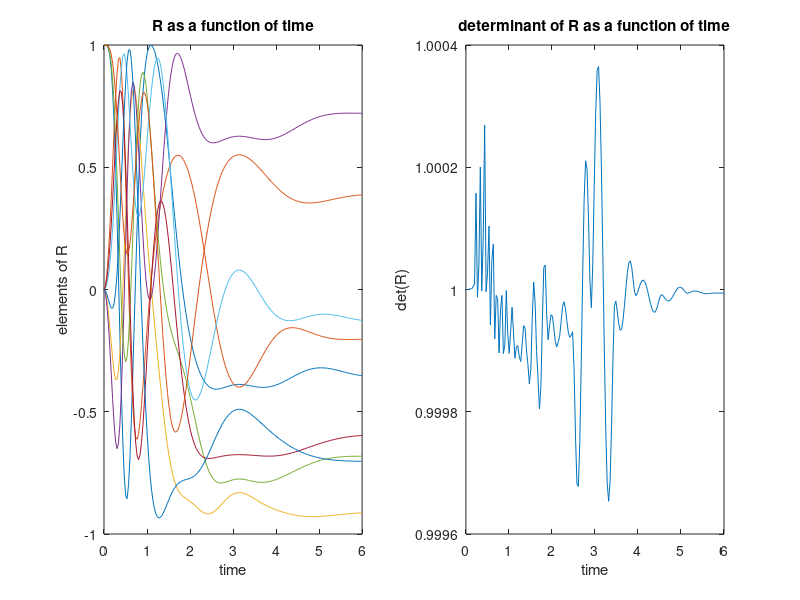
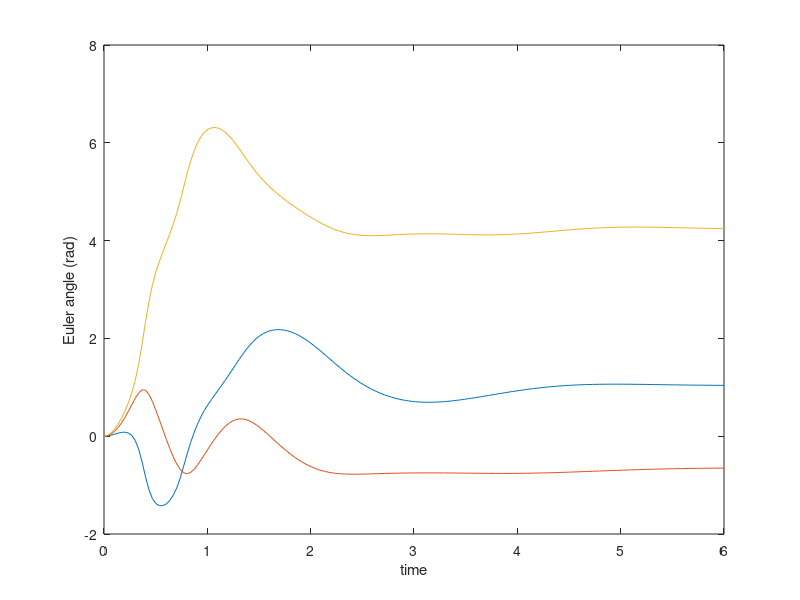
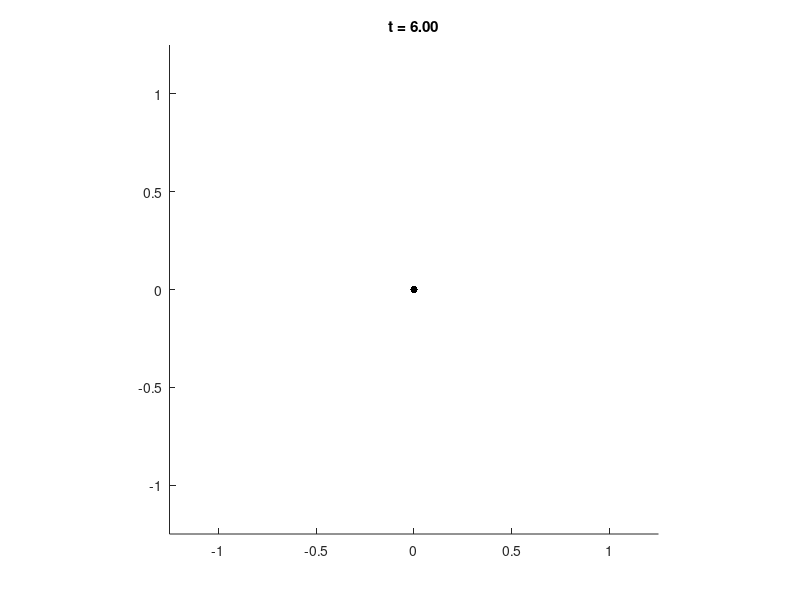

Reproduce these figures in MATLAB, in order.
function solution

% INTEGRATE THE ANGULAR RATE EQUATIONS
R0 = eye(3,3);
xH0 = zeros(3,1);
tMax = 6;
tRate = 30;
[t,xR] = ode45(@fR,linspace(0,tMax,tMax*tRate),RtoX(R0));
[t,xH] = ode45(@fH,t,xH0);

plot_animate(t,xR,xH);

HtoR(xH(size(xH,1),:))
XtoR(xR(size(xH,1),:))
xH(size(xH,1),:)

function xdot = fR(t,x)
R = XtoR(x);
w = 10*exp(-1*t)*[sin(t); sin(2*t); sin(3*t)];
Rdot = R*[0 -w(3) w(2); w(3) 0 -w(1); -w(2) w(1) 0];
xdot = RtoX(Rdot);

function thetadot = fH(t,H)
% %%
w = 10*exp(-1*t)*[sin(t); sin(2*t); sin(3*t)];
B = [cos(H(3))/cos(H(2)), -sin(H(3))/cos(H(2)), 0; ...
    sin(H(3)), cos(H(3)), 0; ...
    -tan(H(2))*cos(H(3)), tan(H(2))*sin(H(3)), 1];
thetadot = B*w;

function X = RtoX(R)
X = reshape(R,9,1);

function R = XtoR(X)
R = reshape(X,3,3);


function R=HtoR(H)
% %%
% CONVERT FROM XYZ EULER ANGLES TO A ROTATION MATRIX
R = [cos(H(2))*cos(H(3)), -cos(H(2))*sin(H(3)), sin(H(2)); ...
    (sin(H(1))*sin(H(2))*cos(H(3)))+(cos(H(1))*sin(H(3))), (-sin(H(1))*sin(H(2))*sin(H(3)))+(cos(H(1))*cos(H(3))), -sin(H(1))*cos(H(2)); ...
    (-cos(H(1))*sin(H(2))*cos(H(3)))+(sin(H(1))*sin(H(3))), (cos(H(1))*sin(H(2))*sin(H(3)))+(sin(H(1))*cos(H(3))), cos(H(1))*cos(H(2))];



function plot_animate(t,xR,xH)
% PLOT THE RESULTS
figure(1);
clf;
subplot(1,2,1);
plot(t,xR);
xlabel('time');
ylabel('elements of R');
title('R as a function of time');
subplot(1,2,2);
for i=1:length(t)
    detR(i) = det(XtoR(xR(i,:)));
end
plot(t,detR);
xlabel('time');
ylabel('det(R)');
title('determinant of R as a function of time');

figure(2);
plot(t,xH);
xlabel('time');
ylabel('Euler angle (rad)');

figure(3);

% CREATE A BOX
[p1,faces,colors] = makebox(0.5,1,0.2);

% SETUP THE PLOT
clf;
axis(1.25*[-1 1 -1 1 -1 1]);
axis equal;
hold on;
plot3(0,0,0,'k.','markersize',16);
hBox = patch('Vertices',p1','Faces',faces,...
          'CData',colors,'FaceColor','flat');
hTitle = title(sprintf('t = %4.2f',0));
lighting flat
light('Position',[0 -2 -1])
light('Position',[0 -2 1])
drawnow;

% ANIMATE THE RESULTS
i = 1;
dt = max(t)/(length(t)-1);
tic;
while (i<length(t))
    if (toc > dt)
        tic;
        i = i+1;
        R = XtoR(xR(i,:));
        p0 = R*p1;
        set(hBox,'Vertices',p0');
        set(hTitle,'string',sprintf('t = %4.2f',t(i)));
        
        drawnow;
    end
end


function [verts,faces,colors] = makebox(x,y,z)
verts = [0 x x 0 0 x x 0; 0 0 0 0 y y y y; 0 0 z z 0 0 z z];
faces = [1 2 3 4; 2 6 7 3; 6 5 8 7; 5 1 4 8; 4 3 7 8; 5 6 2 1];
colors(:,:,1) = 1*ones(1,size(faces,1));
colors(:,:,2) = 1*ones(1,size(faces,1));
colors(:,:,3) = 0*ones(1,size(faces,1));
colors(1,5,1) = 1;
colors(1,5,2) = 0;
colors(1,5,3) = 0;

